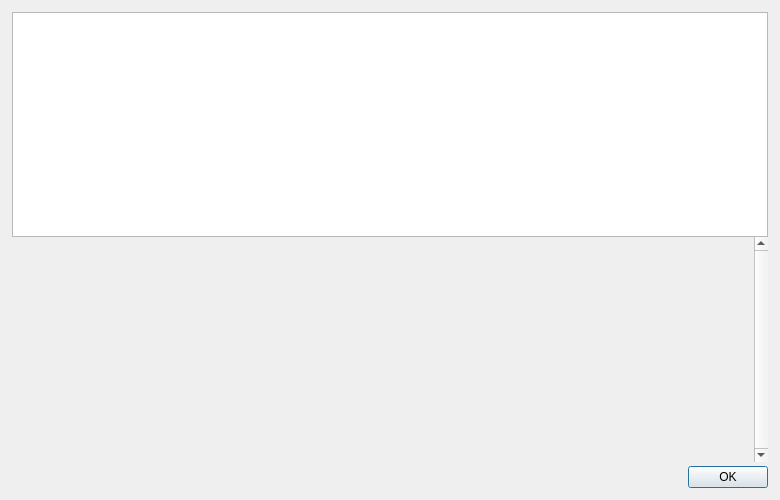
<?xml version="1.0" encoding="UTF-8"?>
<ui version="4.0">
 <class>HelpMessageDialog</class>
 <widget class="QDialog" name="HelpMessageDialog">
  <property name="geometry">
   <rect>
    <x>0</x>
    <y>0</y>
    <width>780</width>
    <height>500</height>
   </rect>
  </property>
  <property name="maximumSize">
   <size>
    <width>16777215</width>
    <height>500</height>
   </size>
  </property>
  <layout class="QHBoxLayout" name="horizontalLayout_2">
   <property name="spacing">
    <number>0</number>
   </property>
   <property name="leftMargin">
    <number>12</number>
   </property>
   <property name="topMargin">
    <number>12</number>
   </property>
   <property name="rightMargin">
    <number>12</number>
   </property>
   <property name="bottomMargin">
    <number>12</number>
   </property>
   <item>
    <layout class="QVBoxLayout" name="verticalLayoutLogo" stretch="0">
     <property name="leftMargin">
      <number>0</number>
     </property>
     <property name="topMargin">
      <number>0</number>
     </property>
     <property name="rightMargin">
      <number>0</number>
     </property>
    </layout>
   </item>
   <item>
    <layout class="QVBoxLayout" name="verticalLayout">
     <item>
      <widget class="QTextEdit" name="helpMessage">
       <property name="readOnly">
        <bool>true</bool>
       </property>
      </widget>
     </item>
     <item>
      <widget class="QScrollArea" name="scrollArea">
       <property name="frameShape">
        <enum>QFrame::NoFrame</enum>
       </property>
       <property name="verticalScrollBarPolicy">
        <enum>Qt::ScrollBarAlwaysOn</enum>
       </property>
       <property name="widgetResizable">
        <bool>true</bool>
       </property>
       <widget class="QWidget" name="scrollAreaWidgetContents">
        <property name="geometry">
         <rect>
          <x>0</x>
          <y>0</y>
          <width>630</width>
          <height>201</height>
         </rect>
        </property>
        <layout class="QVBoxLayout" name="verticalLayout_2">
         <item>
          <widget class="QLabel" name="aboutMessage">
           <property name="cursor">
            <cursorShape>IBeamCursor</cursorShape>
           </property>
           <property name="textFormat">
            <enum>Qt::PlainText</enum>
           </property>
           <property name="alignment">
            <set>Qt::AlignLeading|Qt::AlignLeft|Qt::AlignTop</set>
           </property>
           <property name="openExternalLinks">
            <bool>true</bool>
           </property>
           <property name="textInteractionFlags">
            <set>Qt::LinksAccessibleByMouse|Qt::TextSelectableByKeyboard|Qt::TextSelectableByMouse</set>
           </property>
          </widget>
         </item>
        </layout>
       </widget>
      </widget>
     </item>
     <item>
      <spacer name="verticalSpacer">
       <property name="orientation">
        <enum>Qt::Vertical</enum>
       </property>
       <property name="sizeType">
        <enum>QSizePolicy::Fixed</enum>
       </property>
       <property name="sizeHint" stdset="0">
        <size>
         <width>4</width>
         <height>4</height>
        </size>
       </property>
      </spacer>
     </item>
     <item>
      <widget class="QDialogButtonBox" name="okButton">
       <property name="orientation">
        <enum>Qt::Horizontal</enum>
       </property>
       <property name="standardButtons">
        <set>QDialogButtonBox::Ok</set>
       </property>
      </widget>
     </item>
    </layout>
   </item>
  </layout>
 </widget>
 <resources>
  <include location="../subi.qrc"/>
 </resources>
 <connections>
  <connection>
   <sender>okButton</sender>
   <signal>accepted()</signal>
   <receiver>HelpMessageDialog</receiver>
   <slot>accept()</slot>
   <hints>
    <hint type="sourcelabel">
     <x>20</x>
     <y>20</y>
    </hint>
    <hint type="destinationlabel">
     <x>20</x>
     <y>20</y>
    </hint>
   </hints>
  </connection>
  <connection>
   <sender>okButton</sender>
   <signal>rejected()</signal>
   <receiver>HelpMessageDialog</receiver>
   <slot>reject()</slot>
   <hints>
    <hint type="sourcelabel">
     <x>20</x>
     <y>20</y>
    </hint>
    <hint type="destinationlabel">
     <x>20</x>
     <y>20</y>
    </hint>
   </hints>
  </connection>
 </connections>
</ui>
